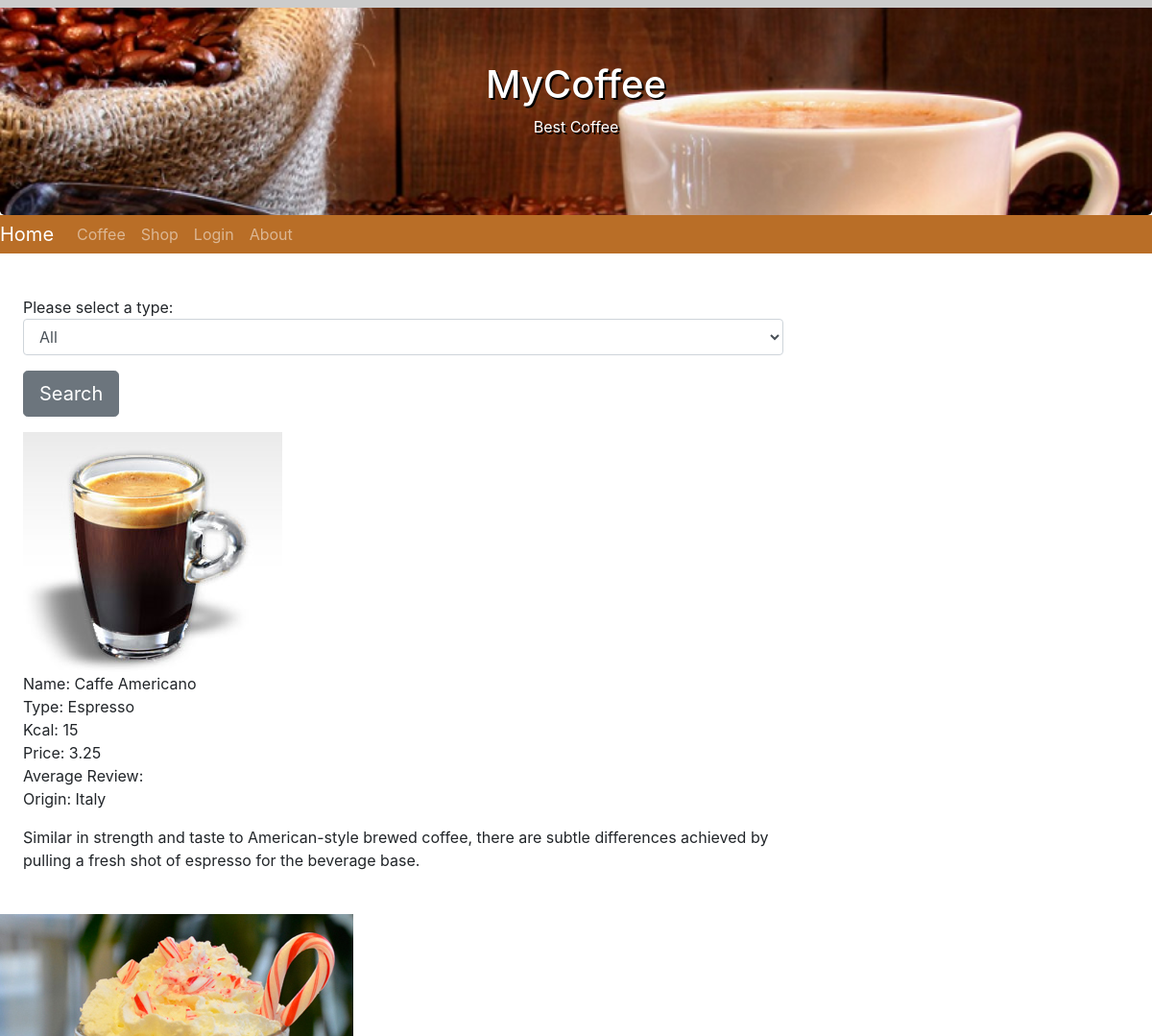
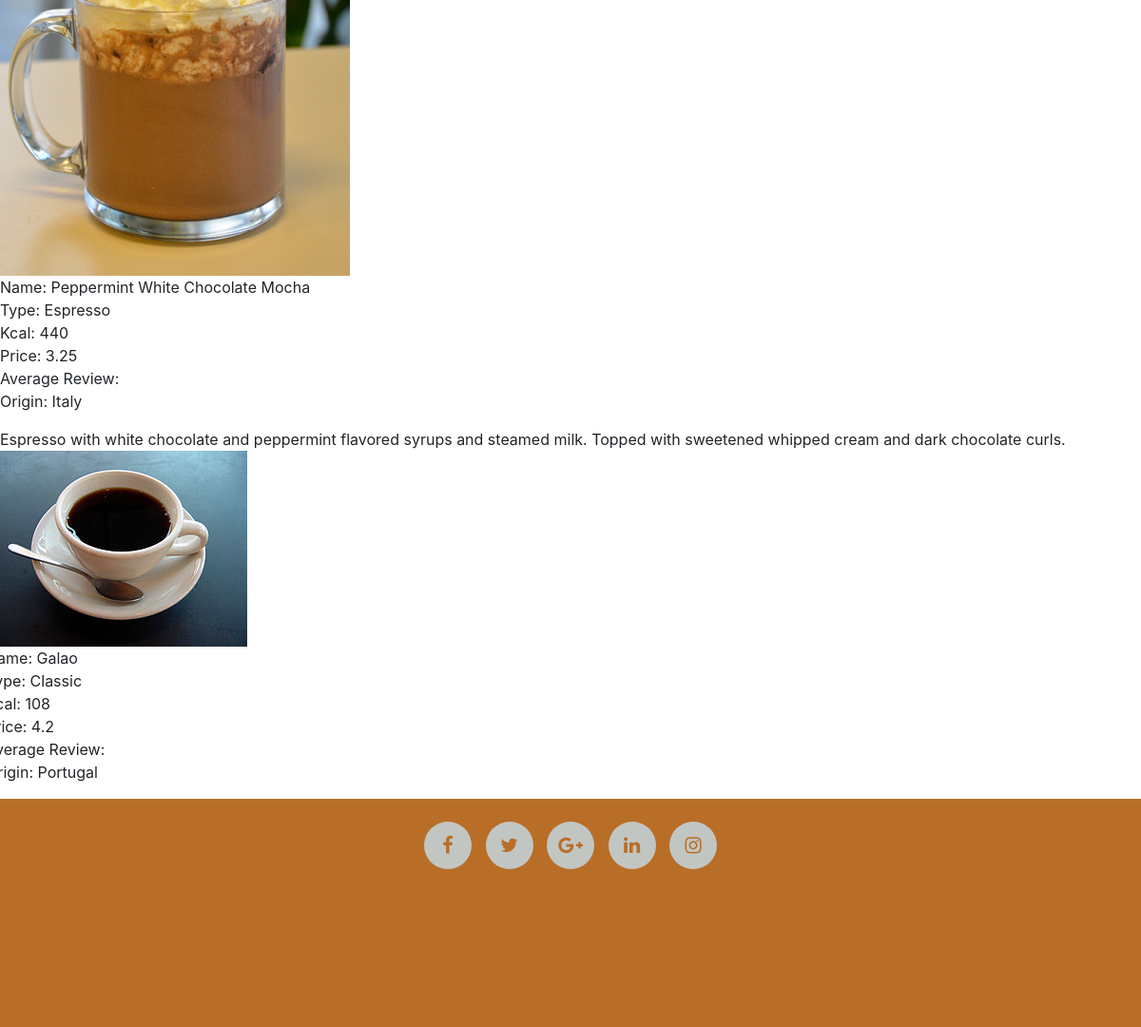
The page /coffee.php on the database its author committed (2 pictures, top to bottom).
### tables this page shows
CREATE TABLE IF NOT EXISTS `coffee` (
  `coffeeId` int(11) NOT NULL AUTO_INCREMENT,
  `name` varchar(255) DEFAULT NULL,
  `type` varchar(255) DEFAULT NULL,
  `price` double DEFAULT NULL,
  `avgReview` varchar(255) DEFAULT NULL,
  `country` varchar(255) DEFAULT NULL,
  `image` varchar(255) DEFAULT NULL,
  `kcal` double DEFAULT NULL,
  `review` text,
  PRIMARY KEY (`coffeeId`)
);

### coffee.php (called while the page is built, shortened)
<?php
include('mvc/CoffeeController.php');
$coffeeController = new CoffeeController();
if(isset($_POST['types']))
{
    $coffeeTables = $coffeeController->CreateCoffeeTables($_POST['types']);
}
else
{
    $coffeeTables = $coffeeController->CreateCoffeeTables('%');
}
$content = $coffeeController->CreateCoffeeDropdownList(). $coffeeTables;
include 'template.php';
?>

### mvc/CoffeeModel.php (called while the page is built, shortened)
<?php
include('entite.php');
class CoffeeModel
{
    function GetCoffeeByType($type) {
        include 'config/config.php';
        $query = "SELECT * FROM coffee WHERE type LIKE '$type'";
        $result = mysqli_query($con,$query);
        $coffeeArray = array();
        while ($row = mysqli_fetch_array($result)) {
        $coffeeId=$row[0];
        $name=$row[1];
        $type=$row[2];
        $price=$row[3];
        $avgReview=$row[4];
        $country=$row[5];
        $image=$row[6];
        $kcal=$row[7];
        $review=$row[8];
      $coffee=new entite($coffeeId,$name,$type,$price,$avgReview,$country,$image,$kcal,$review);
            array_push($coffeeArray, $coffee);
        }
        return $coffeeArray;
    }
}
?>

### mvc/entite.php (called while the page is built, shortened)
<?php
class entite
{
    function __construct($coffeeId, $name, $type, $price, $avgReview, $country, $image,$kcal,$review) {
        $this->name = $name;
        $this->type = $type;
        $this->price = $price;
        $this->country = $country;
        $this->image = $image;
        $this->kcal=$kcal;
        $this->review=$review;
    }
}
?>

### mvc/CoffeeController.php (the view, shortened to what this page needs)
<head> <script src="https://ajax.googleapis.com/ajax/libs/jquery/3.3.1/jquery.min.js"></script>
<html>
<head>
    <link rel="stylesheet" type="text/css" href="Style/stylesheet.css">
</head>
<?php
include('CoffeeModel.php');
class CoffeeController
{
    function CreateCoffeeDropdownList() {
        $coffeeModel = new CoffeeModel();
        $result = "<form action = '' method = 'post'>
 <div class='form-group'>
                    Please select a type:
                    <select name = 'types' class='form-control'>
                        <option value = '%' >All</option>
                        " . $this->CreateOptionValues($coffeeModel->GetCoffeeTypes()) .
            "</select>
                        </div>
                     <input type = 'submit' class='btn btn-secondary btn-lg' value = 'Search' />
                    </form>";
        return $result;
    }
    function CreateOptionValues(array $valueArray) {
        $result = "";
        foreach ($valueArray as $value) {
            $result = $result . "<option value='$value'>$value</option>";
        }
        return $result;
    }
    function CreateCoffeeTables($types)
    {
        $coffeeModel = new CoffeeModel();
        $coffeeArray = $coffeeModel->GetCoffeeByType($types);
        $result = "";
        foreach ($coffeeArray as $key => $coffee)
        {
            $result = $result .
                "<div class='table'>
<div class='thead'>
<div class='thead'>
                        <div class='table-row'>
                         <div class='table-cell-image'>  <img src = '$coffee->image' class='imgResponsive'/></div>
                            <div class='table-cell'>Name:
                         $coffee->name
                     </div></div>
                       <div class='table-row'>
                         <div class='table-cell'>    Type:
                           $coffee->type</div>
                        </div>
                        </div>
                        <div class='table-row'>
 <div class='table-cell'>Kcal:
  $coffee->kcal</div>
</div>
                     <div class='table-row'>
                      <div class='table-cell'>  Price:
                          $coffee->price</div>
                        </div>
                    <div class='table-row'>
                    <div class='table-cell'>Average Review:</div>
                      $coffee->avgReview</div>
                      </div>
                   <div class='table-row'>
                            <div class='table-cell'>Origin:
                        $coffee->country</div>
                        </div>
                        </div>
                          <div class='table-row'>   <div class='table-cell'>   $coffee->review</div>
                        </div>
                     </div>";
        }
        return $result;
    }
}
?>

### template.php (shortened to what this page needs)
<!DOCTYPE html>
<html lang="en">
<head>
    <link rel="stylesheet" href="https://maxcdn.bootstrapcdn.com/bootstrap/4.1.0/css/bootstrap.min.css">
    <link rel="stylesheet" href="https://cdnjs.cloudflare.com/ajax/libs/font-awesome/4.7.0/css/font-awesome.min.css">
    <link rel="stylesheet" type="text/css" href="Style/stylesheet.css">
</head>
<body>
<div class="header">
    <div class="progress-container">
    </div>
</div>
<div class="jumbotron">
    <div class="container text-center">
        <h1>MyCoffee</h1>
        <p>Best Coffee</p>
    </div>
</div>
    <nav class="navbar navbar-expand-md bg-brown navbar-dark">
        <a class="navbar-brand" href="index.php">Home</a>
        <div class='collapse navbar-collapse' id='collapsibleNavbar'>
            <ul class='navbar-nav'>
                <li class='nav-item'>
                    <a class='nav-link' href='coffee.php'>Coffee</a>
                </li>
                <li class='nav-item'>
                    <a class='nav-link' href='login/login.php'>Shop</a>
                </li>
                <li class='nav-item'>
                  <a class='nav-link' href='login/login.php'>Login</a>
                <li class='nav-item'>
                    <a class='nav-link' href='#'>About</a>
                </li>
            </ul>
    </nav>
<div class="row">
<div class="col-sm-12">
    <div class='content_area'>
        <?php  echo $content; ?>
    <div>
    <footer class="container-fluid">
        <ul class="social-network social-circle">
            <li><a href="#" class="icoFacebook" title="Facebook"><i class="fa fa-facebook"></i></a></li>
            <li><a href="#" class="icoTwitter" title="Twitter"><i class="fa fa-twitter"></i></a></li>
            <li><a href="#" class="icoGoogle" title="Google +"><i class="fa fa-google-plus"></i></a></li>
            <li><a href="#" class="icoLinkedin" title="Linkedin"><i class="fa fa-linkedin"></i></a></li>
            <li><a href="#" class="icoInstagram" title="Instagram"><i class="fa fa-instagram"></i></a></li>
        </ul>
    </footer>
    </div>
</body>
</html>

### Style/stylesheet.css (style rules this page uses)
.bg-brown { background-color: #b96e27; margin-top: 0%; padding: 0; max-width: initial; margin-right: 0%; margin-left: 0%; }
.jumbotron { margin-bottom: 0%; background-color:white; background-image: url("../Images/background1.jpg"); background-repeat: no-repeat; background-size: 100%; color: white; text-shadow: 2px 2px black; }
footer { text-align: center; height : 30%; background-color: #b96e27; color: #ffffff; padding: 1.5em; }
.content_area { float: left; width: 70%; margin: 20px 0 20px 0; padding: 1.5em; }
.imgResponsive { max-width: 100%; height: auto; }
.header { position: fixed; top: 0; z-index: 1; width: 100%; background-color: #f1f1f1; }
.progress-container { width: 100%; height: 8px; background: #ccc; }
ul.social-network { list-style: none; display: inline; margin-left:0 !important; padding: 0; }
ul.social-network li { display: inline; margin: 0 5px; }
.social-circle li a { display:inline-block; position:relative; margin:0 auto 0 auto; -moz-border-radius:50%; -webkit-border-radius:50%; border-radius:50%; text-align:center; width: 50px; height: 50px; font-size:20px; }
.social-circle li i { margin:0; line-height:50px; text-align: center; }
.social-circle i { color: #b96e27; -webkit-transition: all 0.8s; -moz-transition: all 0.8s; -o-transition: all 0.8s; -ms-transition: all 0.8s; transition: all 0.8s; }
.social-circle a { background-color: #c2c6c3; }
div.table { display: table; }
div.table > div.thead { display: table-header-group; }
div.table > div.thead > div.table-row, div.table > div.tbody > div.table-row { display: table-row; }

### rows shown on the page
coffee: image (picture), name "Caffe Americano", type "Espresso", kcal "15", price "3.25", country "Italy", review "Similar in strength and taste to American-style brewed coffee, there are subtle differences achieved by pulling a fresh shot of espresso for the beverage base."
coffee: image (picture), name "Peppermint White Chocolate Mocha", type "Espresso", kcal "440", price "3.25", country "Italy", review "Espresso with white chocolate and peppermint flavored syrups and steamed milk. Topped with sweetened whipped cream and dark chocolate curls."
coffee: image (picture), name "Galao", type "Classic", kcal "108", price "4.2", country "Portugal"
